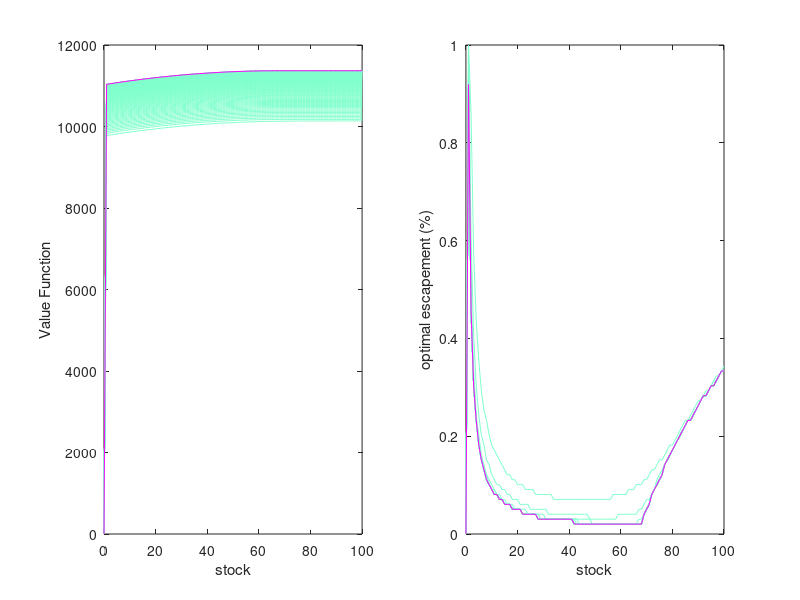

Write the MATLAB code that produced this figure.
% STEP 1: Simple fishery harvest problem, pre-decision state VFI
%
% Run this code before running "salmon_postVFI" (Step 2).  The graphs will
% superimpose, allowing you to see how the two solve differently.  If you
% prefer they don't superimpose, save and close the results from Step 1
% before running Step 2.
%
% ------------------------------------------------------------------------
% There software calls on the following files:
% ------------------------------------------------------------------------
% 1. "salmon_preVFI.m"         Computes the VFI solution in the form of investment
%                       policy function.
% 2. "negpayoff.m"      Calculates the value function at each given state.
%                       This file also includes the hatchery transformation
%                       (from investment to fish) specification.
% ------------------------------------------------------------------------
% Created: September 30, 2014
% Last Updated: Nov 8, 2014
% Amanda Faig
% ------------------------------------------------------------------------

clear all


% 1A. Specify the economic parameters
% -----------------------------------
p       = 10;           % price per kg
c       = 0.075;        % cost of harvest
delta   = 1/1.03;       % discount factor

% Specify the profit function
% ---------------------------
pi      = @(S,Fz,A) p.*(Fz.*S.*(1-A)) - c.*(Fz.*S.*(1-A)).^2;

% 1B. Specify the biological parameters
% -------------------------------------
R       = 201;          
K       = 100;      
alpha   = (R-1)/K;   

% Specify the stock transition function
% -------------------------------------
SN      = @(S,Fz,A) (R.*A.*Fz.*S)./(1+alpha*A.*Fz.*S);

% 1C. Specify stochastic space
% ----------------------------
numz        = 10;       % number of possible shock value
mean        = 1;        % mean for distribution of shocks
sd          = .1;       % SD for distribution of shocks 
Zvec        = linspace(mean - sd,mean + sd, numz); 
                        % 100 points from 99.7% of the distribution
zbin        = Zvec - abs(Zvec(1)-Zvec(2))/2; 
                        % discretize normal pdf into bins 
zbin(numz+1)= Zvec(numz) + abs(Zvec(1)-Zvec(2))/2;
cdfz        = normcdf(zbin,mean,sd);
cdfz2       = [0, cdfz];
cdfz        = [cdfz, 1];
pz          = (cdfz - cdfz2);
pz          = pz(2:numz+1);
pz          = pz./sum(pz);

% 1D. Specify state space and action space
% ----------------------------------------
Svec                    = linspace(0,K,K+1);        % possible states     
Avec                    = linspace(0,1,100);         % possible actions
[S_sza, Z_sza, A_sza]   = ndgrid(Svec,Zvec,Avec);   % possible combinations

% 1E. Specify solution method parameters
% --------------------------------------
check   = 2;
conv    = 0.01;         % convergence check: how close in percent the 
                        % estimates from two successive iterations must be 
                        % in order for the loop to stop
% 2. Initial condition
% --------------------
V    = linspace(10^4,10^4+K,K+1);    % sets initial guess of value 
                                        % function for each stock leven in 
                                        % each period
V    = reshape(V,[101 1]);
V(1) = 0;                            % the value of no stock is 0

% 3. Value Function Iteration
% ---------------------------

% Today's Profit and Next Period's Stock for every (S,Z,A) combo
% --------------------------------------------------------------
pi_sza      = pi(S_sza,Z_sza,A_sza);   % profit for every s_t, z_t-1, a_t               
SN_sza      = SN(S_sza,Z_sza,A_sza);   % s_t+1 for every s_t, z_t-1, a_t


while check > conv          % keep going until max dev less than .01%
    
        Vn_sza          = interp1(Svec,V,SN_sza,'spline');  
                            % Hypothetical value function next period for 
                            % each (S,Z,A)                        
        EV_sa           = zeros(length(Svec),length(Avec));   
                            % empty out expected value array
        EP_sa           = zeros(length(Svec),length(Avec));    
                            % empty out expected profit array
        for i = 1:numz
            EV_sa       = EV_sa + pz(i)*squeeze(Vn_sza(:,i,:));
                            % weighted sum of value functions, weighted by
                            % probability.
            EP_sa       = EP_sa + pz(i)*squeeze(pi_sza(:,i,:));
        end
        
        V_sa            = EP_sa + delta*EV_sa;            
                            % Value function today for each (S,Z,A)
        [Vnew, Ai]      = max(V_sa,[],2);
                            % Value function                     
        dev             = abs((Vnew - V)./V)*100;   % calculate the maximum 
                                                    % deviation (in percent) 
                                                    % between iterations
        check           = max(dev);                 
        V               = Vnew;
        A               = Avec(Ai);     

    
    % Plot the value function and policy function of each iteration
    % -------------------------------------------------------------
    
    colorvec    = [0.5 ,1 ,0.8 ; 1, 0, 1];  % creates colormap for plot
    
    if check > conv                         % so long as the loop will do 
                                            % another iteration, plot using
                                            % the first color of the
                                            % colormap
        color = colorvec(1,:);
        
    else
        color = colorvec(2,:);              % otherwise, plot with second 
                                            % color
    end
         
        subplot(1,2,1)
        plot(Svec,V,'Color',color)
        xlabel('stock')
        ylabel('Value Function')
        hold on

        subplot(1,2,2)
        plot(Svec,A,'Color',color)
        xlabel('stock')
        ylabel('optimal escapement (%)')
        hold on
        pause(.1)
end

      
        